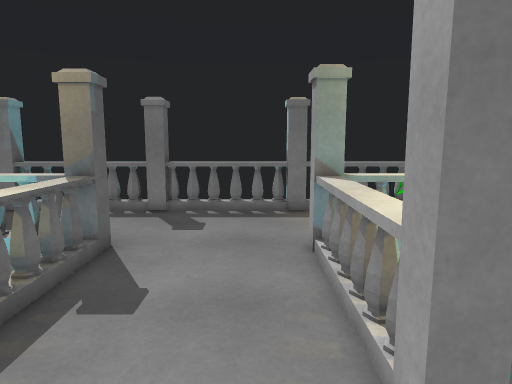
view 1 (above)

16 first-person views from a walk through a scene from a Unity 3-D project. The camera is 1.4 m above the floor, tilts 8° down and sees 70° across. The floor is counted in squares, 0.5 m on a side. Each view is taken from the middle of a square. On the plan, view 1 faces up. The plan holds only what a view shows up to about 20 squares ahead; the rest is blank. The place goes on beyond the plan. The player character is not drawn. Door leaves are left out, so doorways stand open.

view 2
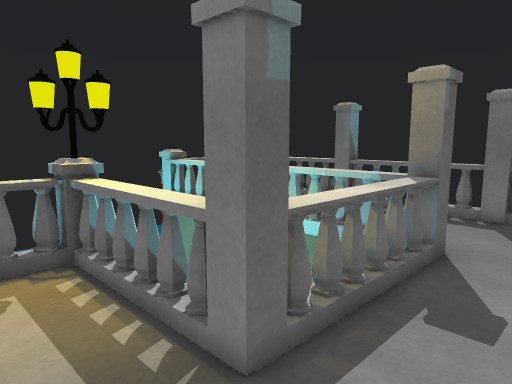

view 3
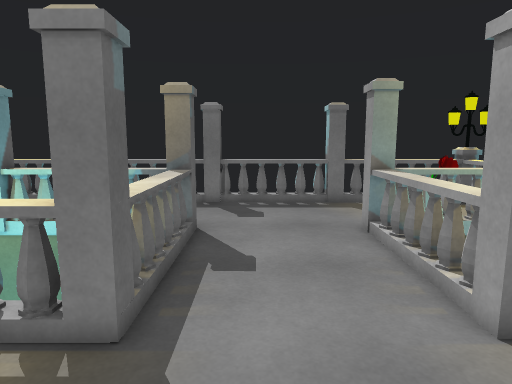

view 4
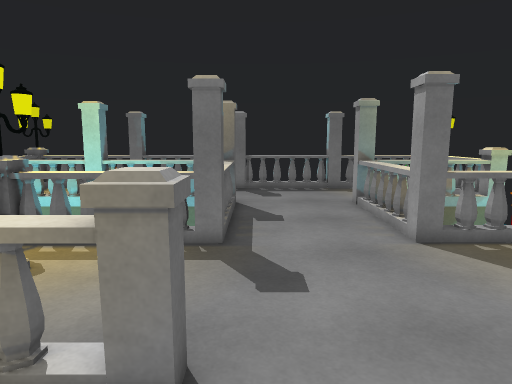

view 5
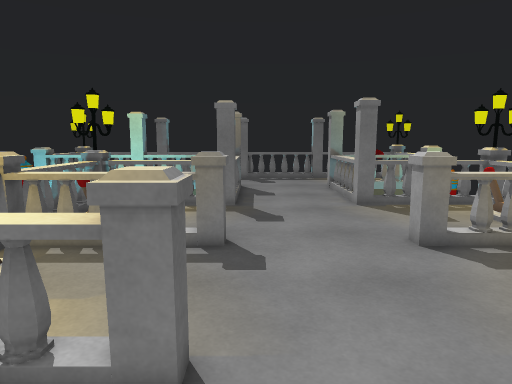

view 6
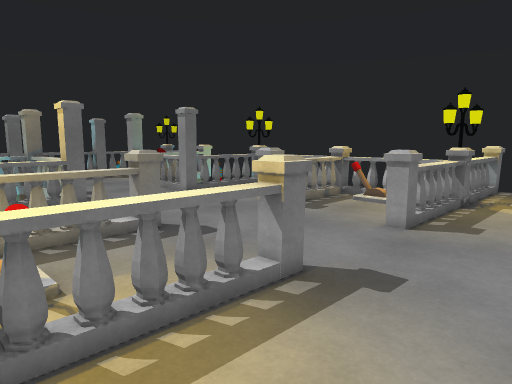

view 7
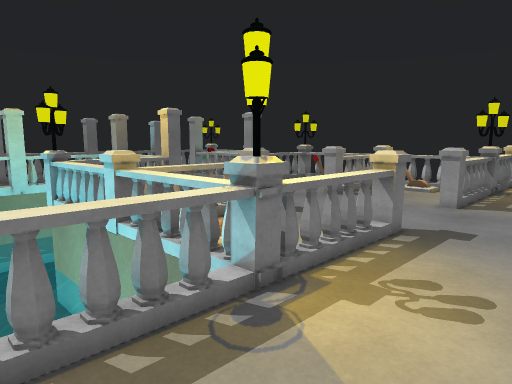

view 8
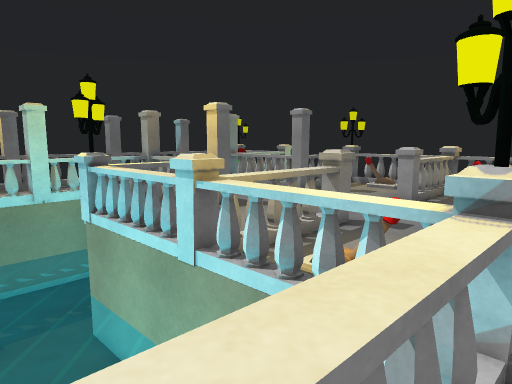

view 9
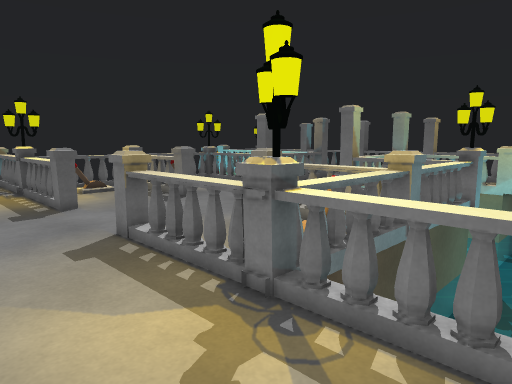

view 10
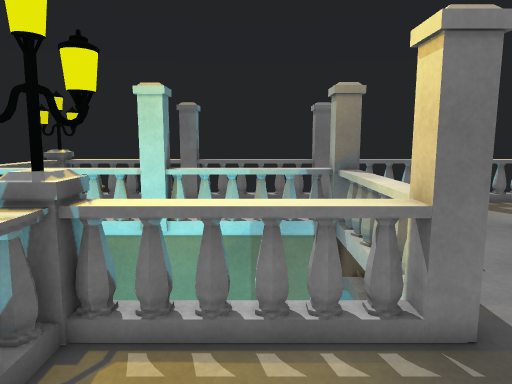

view 11
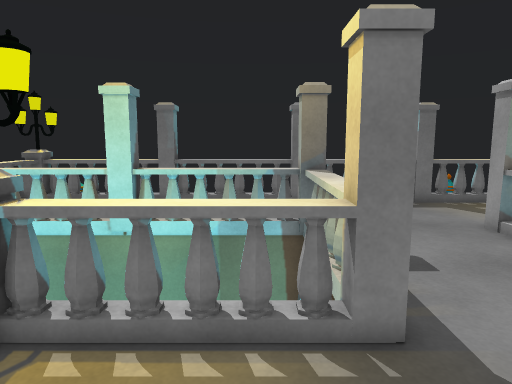

view 12
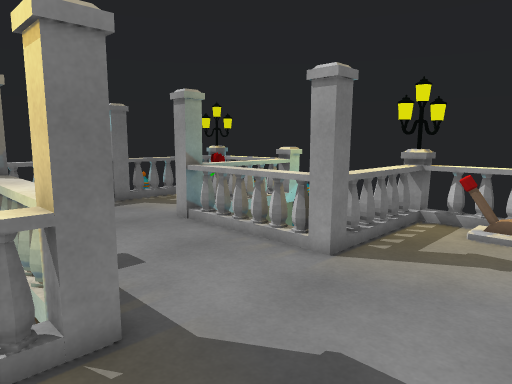

view 13
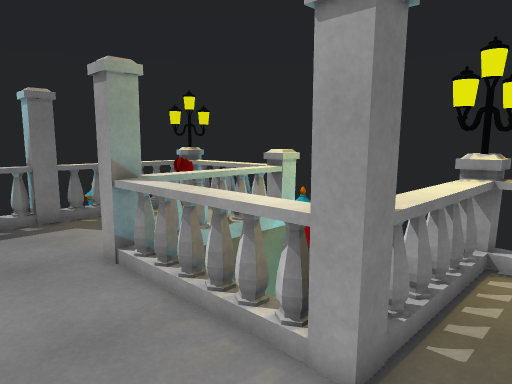

view 14
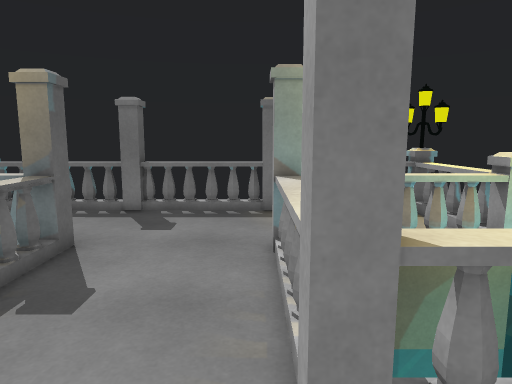

view 15
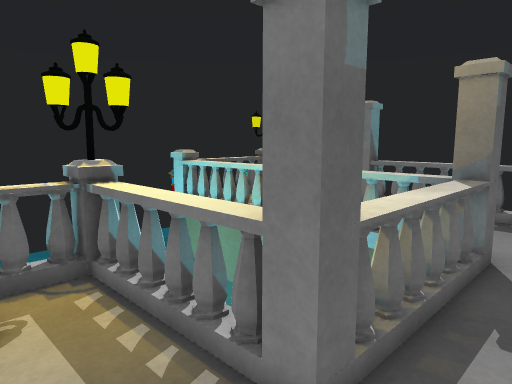

view 16
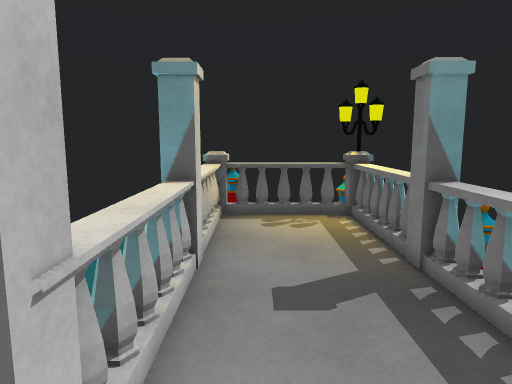

### Floor plan
Key: @ floor where view 1 was taken; # wall or solid block; x gap in a wall; . floor; D open door; = window, fence, low wall or low ledge; ^ raised ledge; v drop or lower ground; L lever; T thing the floor can be seen under or through; O other object.
Columns run from 18 left of view 1 to 13 right of it. Each row starts with its distance up from view 1.
 15  =#^^^^^#^^^^^#^^^^x#^^^^##
 14   x.....D.....D....DD... ==  v
 13   v.....D.....D....DD..  == vv
 12   x.....D.....D....DD. OO== v
 11   x.....D.....D....DD   .==v
 10 ========D====#D....DD====##v
  9   ^=====#====#DDDDDD#=====^v
  8       vvvv   v^....x^     v
  7       vvvv   v^.....^     vv
  6      vvvvv   v^.....^      v
  5      vvvv    v^.....^      v
  4      vvvvv   v^....x^    vvv
  3      vvv#xxxxxDDDDDDx^^^^##v
  2      vvv^................=vvv
  1      vvv^...............L=vvv
  0         ^.........@..... =v
 -1         ^OO............. =v
 -2         ^  ...........   xv
 -3         ^^^^^#^....=T^^^^#
 -4         ^    #=.....T    =v
 -5         ^ ..............L=v
 -6         ^ .............. =v
 -7         ^LL............. =v
 -8         # .............. xv
 -9    ^^^^v##^^^^=....=#^^^^##^^^^^
-10    ......................  .....
-11      ........................
-12       ......................
-13        ...........   ......
-14    .    .                     .

Positions as (right, up) in squares from view 1, and headings:
1: (0, 0), facing up
2: (-1, 0), facing up-left
3: (-2, -2), facing up
4: (-3, -7), facing up
5: (-3, -13), facing up
6: (-10, -14), facing up-right
7: (-15, -14), facing up-right
8: (-15, -10), facing up-right
9: (12, -14), facing up-left
10: (-7, -2), facing up
11: (-6, -2), facing up
12: (-6, -2), facing up-right
13: (-2, 1), facing up-right
14: (1, 0), facing up
15: (-2, 0), facing up-left
16: (-2, 11), facing left
